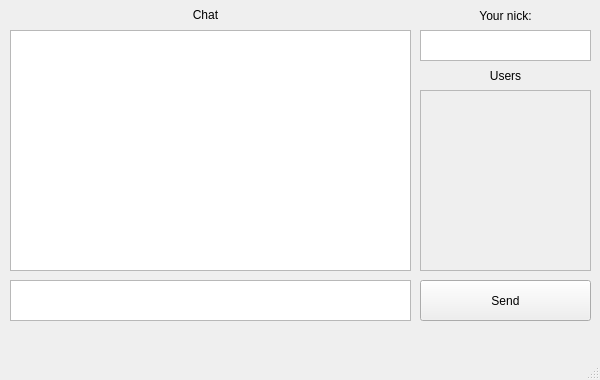
<?xml version="1.0" encoding="UTF-8"?>
<ui version="4.0">
 <class>MainWindow</class>
 <widget class="QMainWindow" name="MainWindow">
  <property name="geometry">
   <rect>
    <x>0</x>
    <y>0</y>
    <width>600</width>
    <height>380</height>
   </rect>
  </property>
  <property name="windowTitle">
   <string>MainWindow</string>
  </property>
  <widget class="QWidget" name="centralwidget">
   <widget class="QPushButton" name="Send_Button">
    <property name="geometry">
     <rect>
      <x>420</x>
      <y>280</y>
      <width>171</width>
      <height>41</height>
     </rect>
    </property>
    <property name="text">
     <string>Send</string>
    </property>
   </widget>
   <widget class="QLabel" name="nick_label">
    <property name="geometry">
     <rect>
      <x>410</x>
      <y>0</y>
      <width>191</width>
      <height>31</height>
     </rect>
    </property>
    <property name="text">
     <string>Your nick:</string>
    </property>
    <property name="alignment">
     <set>Qt::AlignCenter</set>
    </property>
   </widget>
   <widget class="QTextEdit" name="send_to">
    <property name="geometry">
     <rect>
      <x>420</x>
      <y>30</y>
      <width>171</width>
      <height>31</height>
     </rect>
    </property>
   </widget>
   <widget class="QTextEdit" name="text_show">
    <property name="geometry">
     <rect>
      <x>10</x>
      <y>30</y>
      <width>401</width>
      <height>241</height>
     </rect>
    </property>
    <property name="readOnly">
     <bool>true</bool>
    </property>
   </widget>
   <widget class="QScrollArea" name="UsersMessages">
    <property name="geometry">
     <rect>
      <x>420</x>
      <y>90</y>
      <width>171</width>
      <height>181</height>
     </rect>
    </property>
    <property name="widgetResizable">
     <bool>true</bool>
    </property>
    <widget class="QWidget" name="scrollAreaWidgetContents">
     <property name="geometry">
      <rect>
       <x>0</x>
       <y>0</y>
       <width>169</width>
       <height>179</height>
      </rect>
     </property>
    </widget>
   </widget>
   <widget class="QTextEdit" name="text_send">
    <property name="geometry">
     <rect>
      <x>10</x>
      <y>280</y>
      <width>401</width>
      <height>41</height>
     </rect>
    </property>
   </widget>
   <widget class="QLabel" name="label">
    <property name="geometry">
     <rect>
      <x>10</x>
      <y>-1</y>
      <width>391</width>
      <height>31</height>
     </rect>
    </property>
    <property name="text">
     <string>Chat</string>
    </property>
    <property name="alignment">
     <set>Qt::AlignCenter</set>
    </property>
   </widget>
   <widget class="QLabel" name="label_2">
    <property name="geometry">
     <rect>
      <x>420</x>
      <y>60</y>
      <width>171</width>
      <height>31</height>
     </rect>
    </property>
    <property name="text">
     <string>Users</string>
    </property>
    <property name="alignment">
     <set>Qt::AlignCenter</set>
    </property>
   </widget>
  </widget>
  <widget class="QMenuBar" name="menubar">
   <property name="geometry">
    <rect>
     <x>0</x>
     <y>0</y>
     <width>600</width>
     <height>26</height>
    </rect>
   </property>
  </widget>
  <widget class="QStatusBar" name="statusbar"/>
 </widget>
 <resources/>
 <connections/>
</ui>
